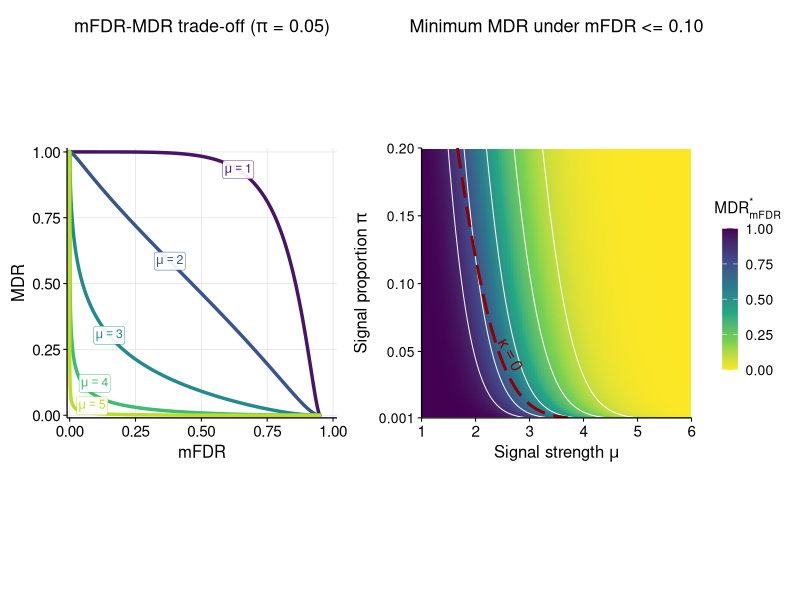
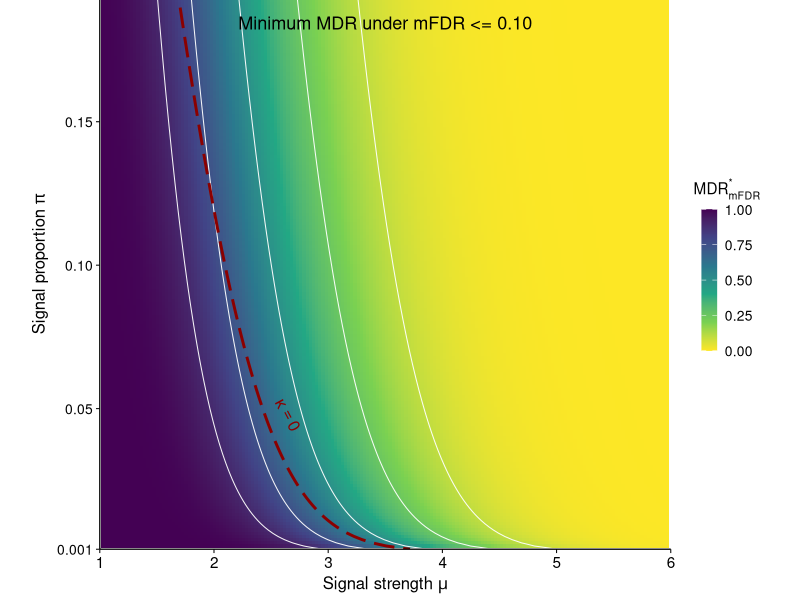
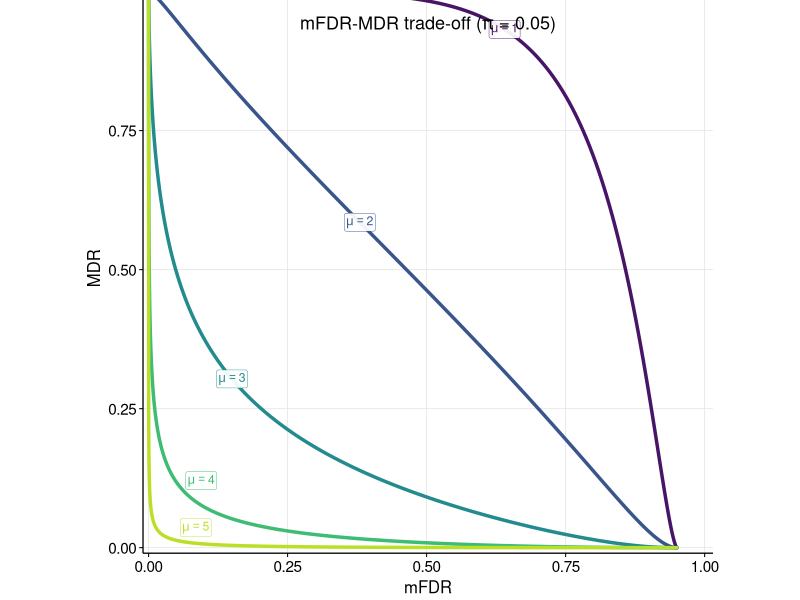

These figures' R source, in order:
############################################################
## Publication-quality two-panel figure for mFDR-MDR trade-off
##
## Two-group Gaussian mixture model:
##   theta ~ Bernoulli(pi)
##   X | theta = 0 ~ N(0, 1)
##   X | theta = 1 ~ N(mu, 1)
##
## Threshold rule:
##   delta_c(X) = 1{X >= c}
############################################################

rm(list = ls())

library(ggplot2)
library(dplyr)
library(patchwork)

############################################################
## Basic functions
############################################################

mFDR_normal <- function(c, pi, mu) {
  fp <- (1 - pi) * pnorm(c, lower.tail = FALSE)
  tp <- pi * pnorm(c - mu, lower.tail = FALSE)
  fp / (fp + tp)
}

mdr_normal <- function(c, mu) {
  pnorm(c - mu)
}

solve_c_for_mFDR <- function(q, pi, mu) {
  if (q >= 1 - pi) {
    return(-Inf)
  }
  
  target <- q * pi / ((1 - q) * (1 - pi))
  
  f <- function(c) {
    pnorm(c, lower.tail = FALSE, log.p = TRUE) -
      pnorm(c - mu, lower.tail = FALSE, log.p = TRUE) -
      log(target)
  }
  
  lower <- -30
  upper <- max(30, mu + 30)
  
  while (f(upper) > 0 && upper < 300) {
    upper <- upper + 30
  }
  
  while (f(lower) < 0 && lower > -300) {
    lower <- lower - 30
  }
  
  uniroot(f, lower = lower, upper = upper)$root
}

mdr_min_under_mFDR <- function(q, pi, mu) {
  c_q <- solve_c_for_mFDR(q = q, pi = pi, mu = mu)
  
  if (is.infinite(c_q) && c_q < 0) {
    return(0)
  }
  
  mdr_normal(c = c_q, mu = mu)
}

############################################################
## Aesthetic settings
############################################################

theme_panel <- function(base_size = 11) {
  theme_classic(base_size = base_size) +
    theme(
      axis.line = element_line(linewidth = 0.45, color = "black"),
      axis.ticks = element_line(linewidth = 0.35, color = "black"),
      axis.text = element_text(color = "black", size = base_size),
      
      axis.title.x = element_text(
        color = "black",
        size = base_size + 1,
        margin = margin(t = 3)
      ),
      axis.title.y = element_text(
        color = "black",
        size = base_size + 1,
        margin = margin(r = 3)
      ),
      
      plot.title = element_text(
        face = "bold",
        color = "black",
        size = base_size + 2,
        hjust = 0.5,
        margin = margin(t = 0, b = -40)
      ),
      
      plot.subtitle = element_blank(),
      legend.title = element_text(color = "black", size = base_size),
      legend.text = element_text(color = "black", size = base_size - 1),
      plot.margin = margin(12, 6, 2, 6)
    )
}

############################################################
## Panel A: mFDR-MDR trade-off curve with fixed pi
############################################################

pi_tradeoff <- 0.05

mu_values <- c(1, 2, 3, 4, 5)

c_grid <- seq(-8, 10, length.out = 3000)

df_tradeoff <- expand.grid(
  c = c_grid,
  mu = mu_values
) %>%
  as_tibble() %>%
  mutate(
    pi = pi_tradeoff,
    mFDR = mFDR_normal(c = c, pi = pi, mu = mu),
    MDR = mdr_normal(c = c, mu = mu),
    mu_label = factor(
      paste0("mu = ", mu),
      levels = paste0("mu = ", mu_values)
    )
  ) %>%
  filter(
    is.finite(mFDR),
    is.finite(MDR)
  )

label_targets <- tibble(
  mu = c(1, 2, 3, 4, 5),
  target_mFDR = c(0.64, 0.38, 0.15, 0.060, 0.035),
  nudge_x = c(0.000, 0.000, 0.000, 0.035, 0.050),
  nudge_y = c(0.000, 0.000, 0.000, 0.015, 0.018)
)

df_curve_labels <- df_tradeoff %>%
  inner_join(label_targets, by = "mu") %>%
  group_by(mu) %>%
  slice_min(abs(mFDR - target_mFDR), n = 1, with_ties = FALSE) %>%
  ungroup() %>%
  mutate(
    ## Important: use plotmath-compatible label, not Unicode mu.
    label = paste0("mu == ", mu),
    label_x = pmin(mFDR + nudge_x, 0.97),
    label_y = pmin(MDR + nudge_y, 0.98),
    mu_label = factor(
      paste0("mu = ", mu),
      levels = paste0("mu = ", mu_values)
    )
  )

p_tradeoff <- ggplot(
  df_tradeoff,
  aes(x = mFDR, y = MDR, color = mu_label)
) +
  geom_line(linewidth = 1.18, lineend = "round") +
  geom_label(
    data = df_curve_labels,
    aes(x = label_x, y = label_y, label = label),
    parse = TRUE,
    size = 3.1,
    label.size = 0.15,
    label.padding = unit(0.12, "lines"),
    fill = "white",
    alpha = 0.93,
    show.legend = FALSE
  ) +
  scale_color_viridis_d(
    option = "viridis",
    direction = 1,
    begin = 0.05,
    end = 0.90
  ) +
  scale_x_continuous(
    limits = c(0, 1),
    breaks = seq(0, 1, 0.25),
    expand = expansion(mult = c(0.01, 0.015))
  ) +
  scale_y_continuous(
    limits = c(0, 1),
    breaks = seq(0, 1, 0.25),
    expand = expansion(mult = c(0.01, 0.015))
  ) +
  labs(
    title = bquote("mFDR-MDR trade-off (" * pi * " = " * .(pi_tradeoff) * ")"),
    x = "mFDR",
    y = "MDR"
  ) +
  theme_panel(base_size = 11) +
  theme(
    legend.position = "none",
    panel.grid.major = element_line(color = "grey90", linewidth = 0.28),
    panel.grid.minor = element_blank(),
    aspect.ratio = 1,
    plot.title = element_text(
      face = "bold",
      size = 13,
      hjust = 0.5,
      margin = margin(t = 0, b = -40)
    )
  )

############################################################
## Panel B: pi-mu difficulty map under an mFDR constraint
############################################################

q_level <- 0.10

pi_min_map <- 0.001
pi_max_map <- 0.20

pi_grid <- seq(pi_min_map, pi_max_map, length.out = 180)

mu_grid <- seq(1.0, 6.0, length.out = 180)

df_map <- expand.grid(
  pi = pi_grid,
  mu = mu_grid
) %>%
  as_tibble() %>%
  rowwise() %>%
  mutate(
    MDR_min = mdr_min_under_mFDR(q = q_level, pi = pi, mu = mu),
    kappa = mu^2 / 2 - log((1 - pi) / pi)
  ) %>%
  ungroup()

df_boundary <- tibble(
  pi = pi_grid
) %>%
  mutate(
    mu = sqrt(2 * log((1 - pi) / pi))
  ) %>%
  filter(mu >= min(mu_grid), mu <= max(mu_grid))

df_kappa_label <- df_boundary %>%
  slice_min(abs(pi - 0.060), n = 1, with_ties = FALSE) %>%
  mutate(
    ## Important: use plotmath-compatible label, not Unicode kappa.
    label = "kappa == 0",
    mu_label_pos = mu + 0.30,
    pi_label_pos = pi - 0.012
  )

p_map <- ggplot(df_map, aes(x = mu, y = pi)) +
  geom_tile(aes(fill = MDR_min)) +
  geom_contour(
    aes(z = MDR_min),
    breaks = c(0.1, 0.25, 0.5, 0.75, 0.9),
    color = "white",
    linewidth = 0.35,
    alpha = 0.95
  ) +
  geom_line(
    data = df_boundary,
    aes(x = mu, y = pi),
    inherit.aes = FALSE,
    linewidth = 1,
    linetype = "longdash",
    color = "red4"
  ) +
  geom_text(
    data = df_kappa_label,
    aes(x = mu_label_pos, y = pi_label_pos, label = label),
    parse = TRUE,
    inherit.aes = FALSE,
    size = 4.2,
    angle = -62,
    color = "red4",
    fontface = "bold"
  ) +
  scale_x_continuous(
    limits = c(1.0, 6),
    breaks = seq(1, 6, 1),
    expand = c(0, 0)
  ) +
  scale_y_continuous(
    limits = c(pi_min_map, pi_max_map),
    breaks = c(0.001, 0.05, 0.10, 0.15, 0.20),
    labels = c("0.001", "0.05", "0.10", "0.15", "0.20"),
    expand = c(0, 0)
  ) +
  scale_fill_viridis_c(
    option = "viridis",
    direction = -1,
    limits = c(0, 1),
    name = expression(MDR[mFDR]^"*"),
    guide = guide_colorbar(
      title.position = "top",
      title.hjust = 0.5,
      barheight = grid::unit(36, "mm"),
      barwidth = grid::unit(4.0, "mm")
    )
  ) +
  labs(
    title = sprintf("Minimum MDR under mFDR <= %.2f", q_level),
    x = expression("Signal strength " * mu),
    y = expression("Signal proportion " * pi)
  ) +
  theme_panel(base_size = 11) +
  theme(
    panel.grid = element_blank(),
    legend.position = "right",
    aspect.ratio = 1,
    plot.title = element_text(
      face = "plain",
      size = 13,
      hjust = 0.5,
      margin = margin(t = 0, b = -40)
    ),
    axis.text.y = element_text(size = 10)
  )

############################################################
## Combine two panels
############################################################

p_combined <- p_tradeoff + p_map +
  plot_layout(
    ncol = 2,
    widths = c(1, 1)
  ) +
  plot_annotation(
    theme = theme(
      plot.margin = margin(2, 2, 2, 2)
    )
  )

if (interactive()) print(p_combined)
